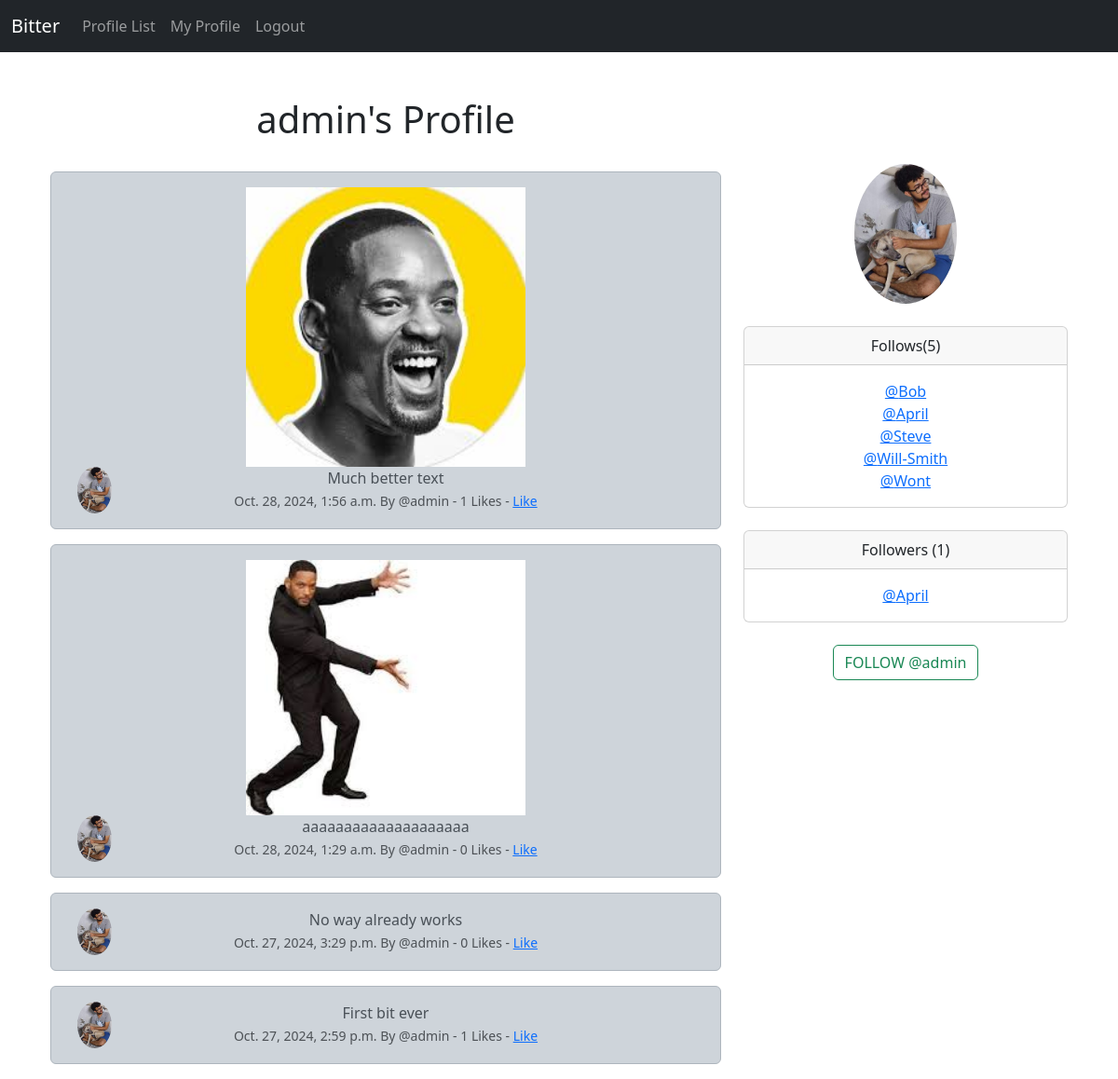
Page /profile/1 (signed in) on the committed database.
### bitter/models.py (models this page shows, shortened)
class Profile(models.Model):
    user = models.OneToOneField(User, on_delete=models.CASCADE)
    follows = models.ManyToManyField("self",
                                     related_name="followed_by",
                                     symmetrical=False,
                                     blank=True)
    date_modified = models.DateTimeField(User, auto_now=True)
    profile_image = models.ImageField(null=True, blank=True, upload_to="images/")
    def __str__(self):
        return self.user.username

class Bit(models.Model):
    user = models.ForeignKey(User, related_name="bits", on_delete=models.DO_NOTHING)
    body = models.CharField(max_length=200)
    created_at = models.DateTimeField(auto_now_add=True)
    likes = models.ManyToManyField(User, related_name="bit_like", blank=True)
    bit_image = models.ImageField(null=True, blank=True, upload_to="images/posts/")
    def number_of_likes(self):
        return self.likes.count()

### bitter/views.py (the view, shortened to what this page needs)
# urls.py: path('profile/<int:pk>', views.profile, name='profile'),
def profile(request, pk):
    if request.user.is_authenticated:
        profile = Profile.objects.get(user_id=pk)
        bits = Bit.objects.filter(user_id=pk).order_by("-created_at")
        return render(request, "profile.html", {"profile":profile, "bits":bits})
    else:
        messages.success(request, ("You must be logged in to view this page"))
        return redirect('home')

### bitter/templates/profile.html (shortened to what this page needs)
{% extends 'base.html' %}
{% load static %}
{% block content %}
    <div class="container text-center">
        <div class="row">
            <div class="col-8">
                <h1>{{ profile.user.username }}'s Profile</h1>
                <br/>
                {% if bits%}
                {% for bit in bits%}
                <div class="alert alert-dark" role="alert">
                    <div class="container">
                        {% if bit.bit_image %}
                        <img src="{{bit.bit_image.url }}" width="300px"  alt="{{profile.user.username}}">
                        {% endif %}
                        <div class="row">
                            <div class="col-1">
                                {% if bit.user.profile.profile_image %}
                                <img src="{{bit.user.profile.profile_image.url }}" class="rounded-circle" widht=50 height=50 alt="{{profile.user.username}}">
                                {% else %}
                                <img src="{% static 'images/profile_picture.png' %}" class="img-fluid rounded-circe" width=50 height=50 alt="Profile_Image">
                                {% endif %}
                            </div>
                            <div class="col-10">
                                {{bit.body}}
                                <br/>
                                <small class="text-muted">
                                    {{ bit.created_at}} By @{{bit.user.username}}
                                    - {{bit.number_of_likes}} Likes
                                    - {% if user in bit.likes.all %}
                                        <a href="{% url 'bit_like' bit.id %}">Unlike</a>
                                      {% else %}
                                      <a href="{% url 'bit_like' bit.id %}">Like</a>
                                      {% endif %}
                                </small>
                            </div>
                        </div>
                    </div>
                </div>
                {% endfor %}
                {% endif %}
            </div>
            <div class="col-4">
                <br/>
                <br/>
                <br/>
                {% if profile.profile_image %}
                    <img src="{{profile.profile_image.url }}" class="rounded-circle" widht=150 height=150 alt="{{profile.user.username}}"><br/><br/>
                {% endif %}
                <div class="card">
                    <div class="card-header">
                      Follows({{profile.follows.count|add:-1}})
                    </div>
                    <div class="card-body">
                      <p class="card-text">
                        {% for following in profile.follows.all %}
                            {% if profile.user.id != following.user.id%}
                                <a href="{% url 'profile' following.user.id %}">@{{following}}</a><br/>
                            {% endif %}
                        {% endfor %}
                      </p>
                    </div>
                </div>
                <br/>
                <div class="card">
                    <div class="card-header">
                      Followers ({{profile.followed_by.count|add:-1}})
                    </div>
                    <div class="card-body">
                      <p class="card-text">
                        {% for following in profile.followed_by.all %}
                            {% if profile.user.id != following.user.id%}
                                <a href="{% url 'profile' following.user.id %}">@{{following}}</a><br/>
                            {% endif %}
                        {% endfor %}
                    </p>
                </div>
            </div><br/>
                <form method="post">
                    {% if profile.user.id != user.id%}
                        {% if profile in user.profile.follows.all%}
                            <button class="btn btn-outline-danger" name="follow" value="unfollow" type="submit">
                                UNFOLLOW @{{profile.user.username|lower}}</button>
                        {% else %}
                        <button class="btn btn-outline-success" name="follow" value="follow" type="submit">
                            FOLLOW @{{profile.user.username|lower}}</button>
                        {% endif%}
                    {% else %}
                            <a href="{% url 'update_user' %}" class="btn btn-secondary">Update Profile</a>
                    {% endif %}
                </form>
            </div>
        </div>
    </div>
{% endblock %}

### rows in the picture
Profile: user.username "admin", profile_image (picture), follows.count|add "5", followed_by.count|add "1"
Bit: bit_image (picture), user.profile.profile_image (picture), body "Much better text", created_at "Oct. 28, 2024, 1:56 a.m.", user.username "admin", number_of_likes "1", shows "Like"
Bit: bit_image (picture), user.profile.profile_image (picture), body "aaaaaaaaaaaaaaaaaaaa", created_at "Oct. 28, 2024, 1:29 a.m.", user.username "admin", number_of_likes "0", shows "Like"
Bit: user.profile.profile_image (picture), body "No way already works", created_at "Oct. 27, 2024, 3:29 p.m.", user.username "admin", number_of_likes "0", shows "Like"
Bit: user.profile.profile_image (picture), body "First bit ever", created_at "Oct. 27, 2024, 2:59 p.m.", user.username "admin", number_of_likes "1", shows "Like"
Profile: user.username "Bob"
Profile: user.username "April"
Profile: user.username "Steve"
Profile: user.username "Will-Smith"
Profile: user.username "Wont"
